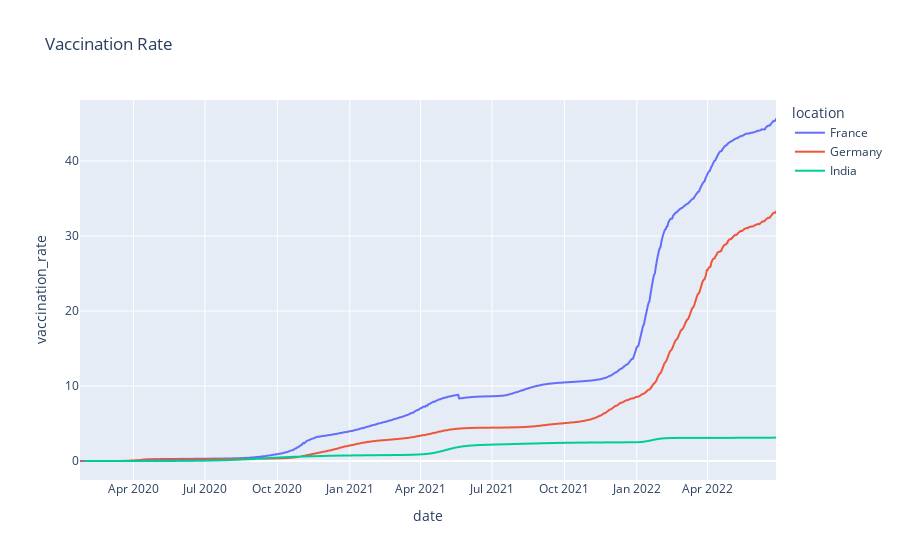

The cell this chart's notebook holds for it:
### Code cell
fig = px.line(countries_df, x='date',y='vaccination_rate',color='location',title = "Vaccination Rate")
fig.show()

### Figure 1 — Plotly figure (JSON) as saved in the notebook; plotly's stock layout.template omitted (floating-point values rounded to 4 significant figures; data arrays with more than 128 entries replaced by an {"elided": "..."} marker saying what was removed)
{"data": [{"hovertemplate": "location=France<br>date=%{x}<br>vaccination_rate=%{y}<extra></extra>", "legendgroup": "France", "line": {"color": "#636efa", "dash": "solid"}, "marker": {"symbol": "circle"}, "mode": "lines", "name": "France", "showlegend": true, "type": "scattergl", "x": {"elided": "886 str values"}, "xaxis": "x", "y": {"elided": "886 float values"}, "yaxis": "y"}, {"hovertemplate": "location=Germany<br>date=%{x}<br>vaccination_rate=%{y}<extra></extra>", "legendgroup": "Germany", "line": {"color": "#EF553B", "dash": "solid"}, "marker": {"symbol": "circle"}, "mode": "lines", "name": "Germany", "showlegend": true, "type": "scattergl", "x": {"elided": "883 str values"}, "xaxis": "x", "y": {"elided": "883 float values"}, "yaxis": "y"}, {"hovertemplate": "location=India<br>date=%{x}<br>vaccination_rate=%{y}<extra></extra>", "legendgroup": "India", "line": {"color": "#00cc96", "dash": "solid"}, "marker": {"symbol": "circle"}, "mode": "lines", "name": "India", "showlegend": true, "type": "scattergl", "x": {"elided": "880 str values"}, "xaxis": "x", "y": {"elided": "880 float values"}, "yaxis": "y"}], "layout": {"legend": {"title": {"text": "location"}, "tracegroupgap": 0}, "title": {"text": "Vaccination Rate"}, "xaxis": {"anchor": "y", "domain": [0, 1], "title": {"text": "date"}}, "yaxis": {"anchor": "x", "domain": [0, 1], "title": {"text": "vaccination_rate"}}}}
